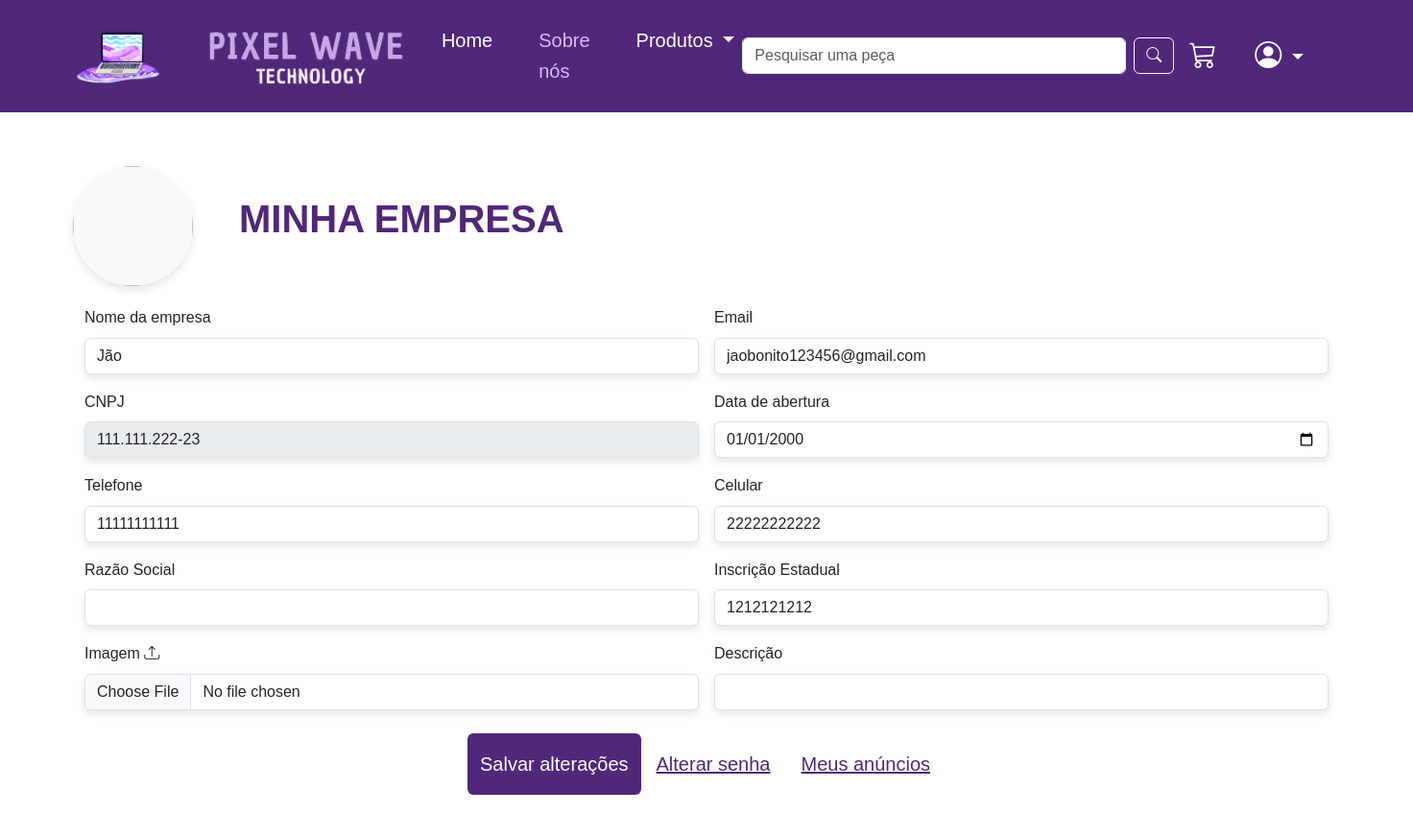
Before: /view/perfis/empresa.php (signed in) with the older database file.
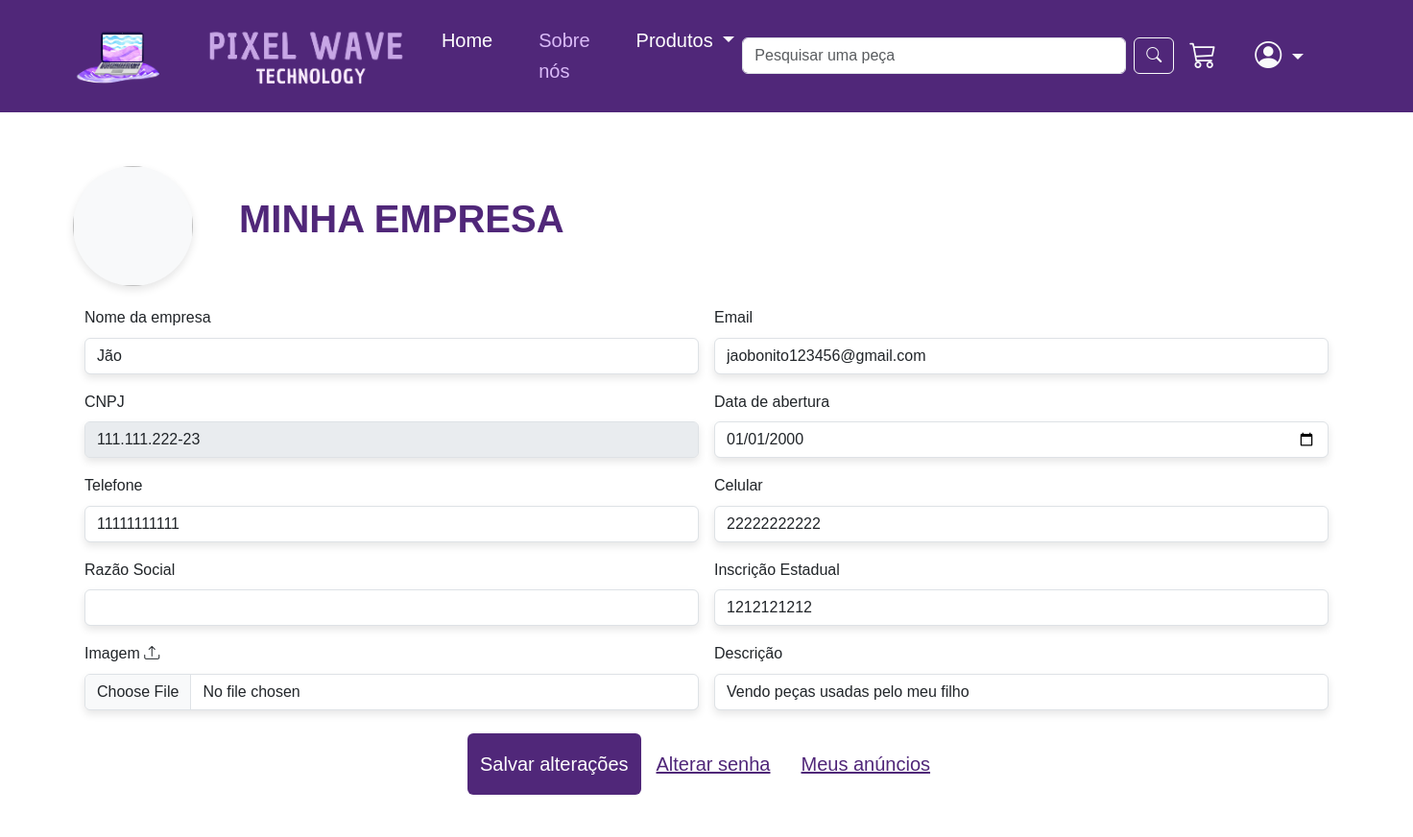
After: the same page with the newer database file.
### tables this page shows
CREATE TABLE `Vendedor` (
  `idVendedor` int NOT NULL AUTO_INCREMENT,
  `nomeVendedor` varchar(45) NOT NULL,
  `descricaoVendedor` varchar(450) DEFAULT NULL,
  `emailVendedor` varchar(45) NOT NULL,
  `telefoneVendedor` varchar(11) NOT NULL,
  `celularVendedor` varchar(11) DEFAULT NULL,
  `tipoVendedor` varchar(100) NOT NULL,
  `CNPJ_CPF` varchar(45) NOT NULL,
  `imgVendedor` longblob,
  `razaoSocial` varchar(100) DEFAULT NULL,
  `senhaVendedor` varchar(45) NOT NULL,
  `data_nascimentoVendedor` date DEFAULT NULL,
  `inscricaoEstadual` varchar(45) DEFAULT NULL,
  PRIMARY KEY (`idVendedor`),
  UNIQUE KEY `CNPJ_CPF` (`CNPJ_CPF`),
  UNIQUE KEY `emailVendedor` (`emailVendedor`)
);

### control/login/validarSessao.php (called while the page is built, shortened)
<?php
function validarSessao($vend, $emp, $cli) {
    if (isset($_SESSION["nomeSessao"])) {
        $tipo = $_SESSION["tipoSessao"];
        switch ($tipo) {
            case 1:
                return 'vendedor';
        }
    } else {
        return false;
    }
}
?>

### model/empresaDAO.php (called while the page is built, shortened)
<?php
function pesquisar ($pesq, $tipo) {
    $conexao = conectarBD();
    $sql = "SELECT * FROM Vendedor WHERE ";
    switch ($tipo) {
        case 3:
                $sql = $sql . "idVendedor = '$pesq' ";
                break;
    }
    $res = mysqli_query($conexao, $sql) or die ( mysqli_error($conexao) );
    return $res;
}
function pesquisarEmpresaPorID ($pesq) {
    return pesquisar($pesq,3);
}
    ?>

### view/perfis/empresa.php (the view, shortened to what the changed rows need)
<!DOCTYPE html>
<html lang="pt-br">
<head>
  <link href="https://cdn.jsdelivr.net/npm/bootstrap@5.3.0/dist/css/bootstrap.min.css" rel="stylesheet">
  <link href="https://cdn.jsdelivr.net/npm/bootstrap-icons/font/bootstrap-icons.css" rel="stylesheet">
  <link rel="stylesheet" href="cliente.css">
  <link rel="stylesheet" href="../navbar/estilo.css">
</head>
<body>
<?php
require_once "../../control/login/validarSessao.php";
$tipoSessao = validarSessao(false, false, true);
if ($tipoSessao === 'cliente') {
    require_once "../navbar/navbarCliente.php";
} elseif ($tipoSessao === 'vendedor' || $tipoSessao === 'empresa') {
    require_once "../navbar/navbarVendEmp.php";
} else {
    require_once "../navbar/navbarDeslogado.php";
}
?>
<?php
require_once "../navbar/navbarVendEmp.php";
require_once '../../model/empresaDAO.php';
$resultado = pesquisarEmpresaPorID($id);
$registro = mysqli_fetch_assoc($resultado);
$nome = $registro["nomeVendedor"];
$desc = $registro["descricaoVendedor"];
$email = $registro["emailVendedor"];
$telefone = $registro["telefoneVendedor"];
$celular = $registro["celularVendedor"];
$cnpj= $registro["CNPJ_CPF"];
$dtNasc = $registro["data_nascimentoVendedor"];
$inscricaoEstadual = $registro["inscricaoEstadual"];
?>
<div class="d-flex justify-content-center align-items-center">
<div class="mt-5 shadow-box2" style="background-color: white">
<div class="d-flex justify-contentet-center align-items-center">
<h1 style="text-align: center; color: #502779" class="ms-5"><b>MINHA EMPRESA</b></h1>
</div>
        <div class="container form-container">
    <form action="../../control/cadastro/empresa/alterEmpresa.php" method="POST" enctype = "multipart/form-data" >
        <div class="row g-3">
            <div class="col-md-6">
                <label for="nome" class="form-label">Nome da empresa</label>
                <input type="text" class="form-control shadow-box" id="nome" name="nomeEmpresa" value="<?php echo $nome; ?>">
            </div>
            <div class="col-md-6">
                <label for="email" class="form-label">Email</label>
                <input type="email" class="form-control shadow-box" id="email" name="emailEmpresa" value="<?php echo $email; ?>">
            </div>
            <div class="col-md-6">
                <label for="cnpj" class="form-label">CNPJ</label>
                <input type="text" class="form-control shadow-box" id="cpnj" name="cnpj" value="<?php echo $cnpj; ?>" disabled>
            </div>
            <div class="col-md-6">
                <label for="dataabertura" class="form-label">Data de abertura</label>
                <input type="date" class="form-control shadow-box" id="dataabertura" name="dataAbertura" value="<?php echo $dtNasc; ?>">
            </div>
            <div class="col-md-6">
                <label for="telefone" class="form-label">Telefone</label>
                <input type="text" class="form-control shadow-box" id="telefone" name="telefoneEmp" value="<?php echo $telefone; ?>">
            </div>
            <div class="col-md-6">
                <label for="celular" class="form-label">Celular</label>
                <input type="text" class="form-control shadow-box" id="celular" name="celularEmp" na value="<?php echo $celular; ?>">
            </div>
            <div class="col-md-6">
                <label for="inscricao" class="form-label">Inscrição Estadual</label>
                <input type="text" class="form-control shadow-box" id="inscricao" name="inscricao" value="<?php echo $inscricaoEstadual; ?>">
            </div>
            <div class="col-md-6">
                <label for="descEmpresa" class="form-label">Descrição</label>
                <input type="text" class="form-control shadow-box" id="descEmpresa" name="descEmpresa" value="<?php echo $desc; ?>">
            </div>
        </div>
        </div>
</div>
</div>
</body>
</html>
</body>
</html>

Changed rows visible on the page:
changed vendedor "Jão": descEmpresa (not shown) → "Vendo peças usadas pelo meu filho"
